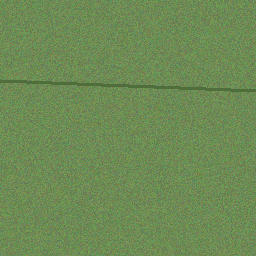
#> input picture data/before/levir_test_sample_005_suburban_sprawl_before.png, 256 x 256 px
$ python -i image_loader.py   (imports and definitions only)
#> lines starting #> are read from the running program, lines starting #| are printed output that depends on the picture
"""
Satellite Image Loader and Preprocessing Module.

Handles reading satellite imagery in multiple formats (GeoTIFF, PNG, JPG, NPZ),
validates dimensions, extracts remote sensing spectral indices (NDVI/NDWI if NIR band present),
and manages georeferencing metadata (CRS, Affine transform).
"""

from pathlib import Path
from typing import Dict, Optional, Tuple, Union
import numpy as np
from PIL import Image
import cv2


class SatelliteImageLoader:
    """Loads and standardizes multi-temporal satellite imagery for detection and segmentation."""

    SUPPORTED_EXTENSIONS = {".tif", ".tiff", ".png", ".jpg", ".jpeg", ".npz"}

    def __init__(self, default_crs: str = "EPSG:4326"):
        self.default_crs = default_crs

    def load_image(
        self,
        image_source: Union[str, Path, np.ndarray],
        band_key: Optional[str] = None
    ) -> Tuple[np.ndarray, Dict]:
        """
        Loads an image from path or accepts a pre-loaded numpy array.

        Returns:
            rgb_image (np.ndarray): Shape (H, W, 3), dtype uint8.
            metadata (dict): Dictionary with image dimensions, bands, CRS, and affine transform.
        """
        metadata = {
            "source": str(image_source) if not isinstance(image_source, np.ndarray) else "numpy_array",
            "crs": self.default_crs,
            "transform": None,
            "bounds": None,
            "bands_count": 3,
            "has_nir": False,
            "spectral_indices": {},
        }

        if isinstance(image_source, np.ndarray):
            raw_array = image_source
        else:
            path = Path(image_source)
            if not path.exists():
                raise FileNotFoundError(f"Satellite image file not found: {path}")

            ext = path.suffix.lower()
            if ext not in self.SUPPORTED_EXTENSIONS:
                raise ValueError(
                    f"Unsupported image extension '{ext}'. Supported: {self.SUPPORTED_EXTENSIONS}"
                )

            if ext == ".npz":
                with np.load(path) as data:
                    key = band_key or ("image_t2" if "image_t2" in data else list(data.keys())[0])
                    raw_array = data[key]
            elif ext in (".tif", ".tiff"):
                raw_array, geo_meta = self._load_geotiff(path)
                metadata.update(geo_meta)
            else:
                # Standard PNG/JPG using PIL & OpenCV
                pil_img = Image.open(path)
                raw_array = np.array(pil_img)

        rgb_image, extra_meta = self._normalize_to_rgb(raw_array)
        metadata.update(extra_meta)
        metadata["height"] = rgb_image.shape[0]
        metadata["width"] = rgb_image.shape[1]

        # Generate default affine transform if none present (pixel coordinates to normalized degrees)
        if metadata.get("transform") is None:
            metadata["transform"] = (0.0001, 0.0, 75.8500, 0.0, -0.0001, 22.7500)
            metadata["bounds"] = (
                75.8500,
                22.7500 - (metadata["height"] * 0.0001),
                75.8500 + (metadata["width"] * 0.0001),
                22.7500,
            )

        return rgb_image, metadata

    def _load_geotiff(self, path: Path) -> Tuple[np.ndarray, Dict]:
        """Loads GeoTIFF image and extracts georeferencing information."""
        geo_meta = {"crs": self.default_crs, "transform": None, "bounds": None}
        try:
            import rasterio
            with rasterio.open(path) as dataset:
                raw_array = dataset.read()  # Shape: (Bands, H, W)
                raw_array = np.moveaxis(raw_array, 0, -1)  # Shape: (H, W, Bands)
                geo_meta["crs"] = str(dataset.crs) if dataset.crs else self.default_crs
                geo_meta["transform"] = tuple(dataset.transform)[:6]
                geo_meta["bounds"] = tuple(dataset.bounds)
                geo_meta["bands_count"] = dataset.count
                return raw_array, geo_meta
        except ImportError:
            # Fallback to OpenCV if rasterio is not installed
            raw = cv2.imread(str(path), cv2.IMREAD_UNCHANGED)
            if raw is None:
                raise ValueError(f"Could not decode GeoTIFF image with OpenCV: {path}")
            if raw.ndim == 3 and raw.shape[2] == 3:
                raw = cv2.cvtColor(raw, cv2.COLOR_BGR2RGB)
            return raw, geo_meta

    def _normalize_to_rgb(self, raw_array: np.ndarray) -> Tuple[np.ndarray, Dict]:
        """Normalizes any input array (grayscale, RGB, 4-band PlanetScope) to uint8 RGB."""
        extra_meta = {"has_nir": False, "spectral_indices": {}}

        if raw_array.ndim == 2:
            # Single-band grayscale image
            norm_gray = self._scale_to_uint8(raw_array)
            rgb = cv2.cvtColor(norm_gray, cv2.COLOR_GRAY2RGB)
            return rgb, extra_meta

        if raw_array.ndim == 3:
            num_bands = raw_array.shape[2]

            if num_bands == 1:
                norm_gray = self._scale_to_uint8(raw_array[:, :, 0])
                rgb = cv2.cvtColor(norm_gray, cv2.COLOR_GRAY2RGB)
                return rgb, extra_meta

            if num_bands == 3:
                rgb = np.zeros_like(raw_array, dtype=np.uint8)
                for b in range(3):
                    rgb[:, :, b] = self._scale_to_uint8(raw_array[:, :, b])
                return rgb, extra_meta

            if num_bands >= 4:
                # 4-band remote sensing image (SpaceNet 7 PlanetScope format: R, G, B, NIR)
                extra_meta["has_nir"] = True
                r = raw_array[:, :, 0].astype(np.float32)
                g = raw_array[:, :, 1].astype(np.float32)
                b = raw_array[:, :, 2].astype(np.float32)
                nir = raw_array[:, :, 3].astype(np.float32)

                # Compute NDVI: (NIR - Red) / (NIR + Red + 1e-6)
                denominator = nir + r + 1e-6
                ndvi = (nir - r) / denominator
                extra_meta["spectral_indices"]["ndvi"] = np.clip(ndvi, -1.0, 1.0)

                # Construct RGB visualization
                rgb = np.stack([
                    self._scale_to_uint8(r),
                    self._scale_to_uint8(g),
                    self._scale_to_uint8(b),
                ], axis=-1)
                return rgb, extra_meta

        raise ValueError(f"Unexpected image array shape: {raw_array.shape}")

    @staticmethod
    def _scale_to_uint8(band: np.ndarray) -> np.ndarray:
        """Scales float or high-bit depth bands to standard 0-255 uint8 using 2-98 percentile stretch."""
        band = np.asarray(band, dtype=np.float32)
        if band.max() == band.min():
            return np.zeros(band.shape, dtype=np.uint8)

        # Robust contrast stretching (ignoring extreme outliers)
        p2, p98 = np.percentile(band, (2, 98))
        if p98 > p2:
            stretched = np.clip((band - p2) / (p98 - p2), 0.0, 1.0)
            return (stretched * 255.0).astype(np.uint8)
        else:
            return ((band - band.min()) / (band.max() - band.min()) * 255.0).astype(np.uint8)

>>> import cv2
>>> picture = cv2.imread('../../data/before/levir_test_sample_005_suburban_sprawl_before.png')
#> picture is the input picture: shape (256, 256, 3); mean B, G, R 84.2, 139.1, 109.1
>>> result = SatelliteImageLoader().load_image(picture)
#> the loop in _normalize_to_rgb, `for b in range(3):` made 3 passes
#> (p2 in _scale_to_uint8, p98 in _scale_to_uint8) on passes 1 to 3: (70, 99), (120, 159), (90, 129)
#> pass 1, in _scale_to_uint8, `band = np.asarray(band, dtype=np.float32)`:
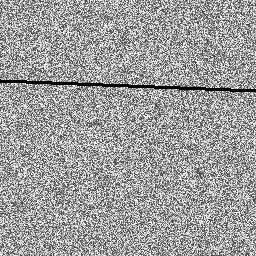
#> band: shape (256, 256) float32; min 60, max 99, mean 84.2; drawn with min black and max white
#> pass 1, in _scale_to_uint8, `stretched = np.clip((band - p2) / (p98 - p2), 0.0, 1.0)`:
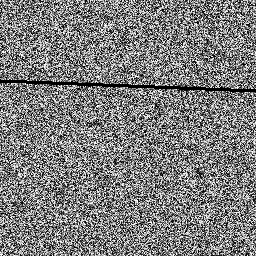
#> stretched: shape (256, 256) float32; min 0, max 1, mean 0.494
#> pass 2, in _scale_to_uint8 (call 2), `band = np.asarray(band, dtype=np.float32)`:
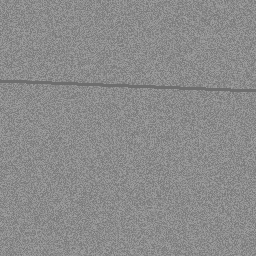
#> band: shape (256, 256) float32; min 110, max 159, mean 139.1
#> pass 2, in _scale_to_uint8 (call 2), `stretched = np.clip((band - p2) / (p98 - p2), 0.0, 1.0)`:
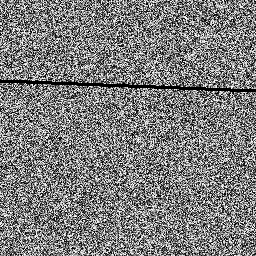
#> stretched: shape (256, 256) float32; min 0, max 1, mean 0.492
#> after the loop in _normalize_to_rgb, `for b in range(3):`:
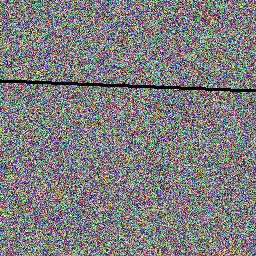
#> rgb: shape (256, 256, 3); mean B, G, R 125.5, 125, 125.4
#> in load_image, `rgb_image, extra_meta = self._normalize_to_rgb(raw_array)`: extra_meta = 2 items

$ run again, on data/before/levir_test_sample_006_no_change_control_before.png
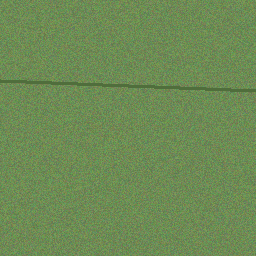
#> input picture data/before/levir_test_sample_006_no_change_control_before.png, 256 x 256 px
#> picture is the input picture: shape (256, 256, 3); mean B, G, R 84.1, 139.1, 109.2
#> the loop in _normalize_to_rgb, `for b in range(3):` made 3 passes
#> (p2 in _scale_to_uint8, p98 in _scale_to_uint8) on passes 1 to 3: (70, 99), (120, 159), (90, 129)
#> pass 1, in _scale_to_uint8, `band = np.asarray(band, dtype=np.float32)`:
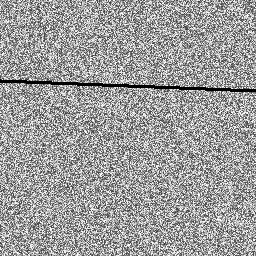
#> band: shape (256, 256) float32; min 60, max 99, mean 84.1; drawn with min black and max white
#> after the loop in _normalize_to_rgb, `for b in range(3):`:
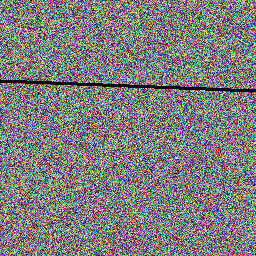
#> rgb: shape (256, 256, 3); mean B, G, R 124.8, 125.4, 125.9
#> extra_meta = 2 items

$ run again, on data/before/levir_train_sample_001_residential_before.png
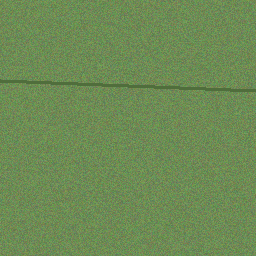
#> input picture data/before/levir_train_sample_001_residential_before.png, 256 x 256 px
#> picture is the input picture: shape (256, 256, 3); mean B, G, R 84.2, 139.2, 109.2
#> the loop in _normalize_to_rgb, `for b in range(3):` made 3 passes
#> (p2 in _scale_to_uint8, p98 in _scale_to_uint8) on passes 1 to 3: (70, 99), (120, 159), (90, 129)
#> pass 1, in _scale_to_uint8, `band = np.asarray(band, dtype=np.float32)`:
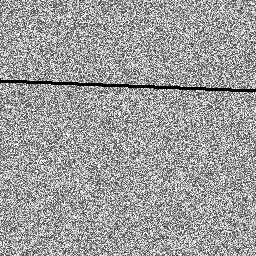
#> band: shape (256, 256) float32; min 60, max 99, mean 84.2; drawn with min black and max white
#> after the loop in _normalize_to_rgb, `for b in range(3):`:
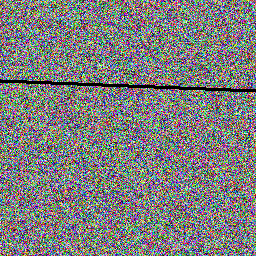
#> rgb: shape (256, 256, 3); mean B, G, R 125.2, 125.8, 125.6
#> extra_meta = 2 items

$ run again, on data/before/levir_train_sample_002_commercial_before.png
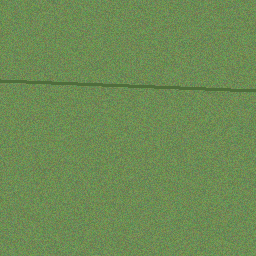
#> input picture data/before/levir_train_sample_002_commercial_before.png, 256 x 256 px
#> picture is the input picture: shape (256, 256, 3); mean B, G, R 84.2, 139.1, 109.2
#> the loop in _normalize_to_rgb, `for b in range(3):` made 3 passes
#> (p2 in _scale_to_uint8, p98 in _scale_to_uint8) on passes 1 to 3: (70, 99), (120, 159), (90, 129)
#> pass 1, in _scale_to_uint8, `band = np.asarray(band, dtype=np.float32)`:
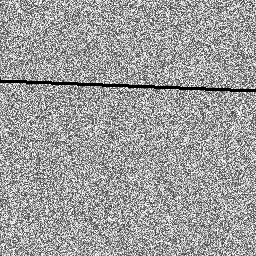
#> band: shape (256, 256) float32; min 60, max 99, mean 84.2; drawn with min black and max white
#> after the loop in _normalize_to_rgb, `for b in range(3):`:
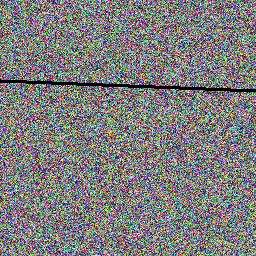
#> rgb: shape (256, 256, 3); mean B, G, R 125.3, 125.3, 126
#> extra_meta = 2 items
